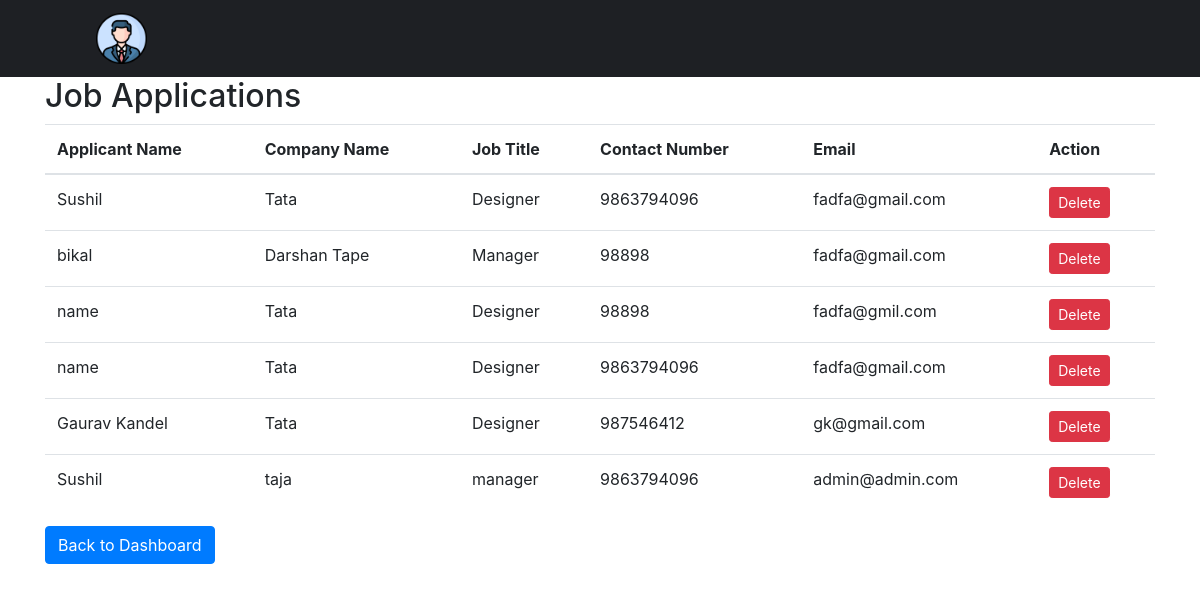
/admin/applications.php, run on the app's committed database.
### tables this page shows
CREATE TABLE `applicants` (
  `applicant_id` int(11) NOT NULL,
  `user_id` int(11) DEFAULT NULL,
  `job_id` int(11) DEFAULT NULL,
  `applicant_name` varchar(255) NOT NULL,
  `contact_number` varchar(255) NOT NULL,
  `email` varchar(255) NOT NULL,
  `resume` varchar(1024) DEFAULT NULL,
  `cover_letter` text NOT NULL
);

CREATE TABLE `job_detail` (
  `job_id` int(11) NOT NULL,
  `company_name` varchar(255) NOT NULL,
  `designation` varchar(255) NOT NULL,
  `detail` varchar(255) NOT NULL,
  `req1` varchar(255) NOT NULL,
  `req2` varchar(255) NOT NULL,
  `req3` varchar(255) NOT NULL
);

### admin/applications.php (the view, shortened to what this page needs)
<!DOCTYPE html>
<html>
<head>
    <link rel="stylesheet" href="https://maxcdn.bootstrapcdn.com/bootstrap/4.0.0/css/bootstrap.min.css">
</head>
<body>
    <?php
        include 'adminHeader.php';
    ?>
    <div class="container">
        <h2>Job Applications</h2>
        <?php
        include 'config/dbconnect.php';
        $sql = "SELECT a.applicant_id, a.applicant_name, j.company_name, j.designation, a.contact_number, a.email
                FROM applicants a
                INNER JOIN job_detail j ON a.job_id = j.job_id";
        $result = mysqli_query($conn, $sql);
        if (mysqli_num_rows($result) > 0) {
            echo '<table class="table">
                    <thead>
                        <tr>
                            <th>Applicant Name</th>
                            <th>Company Name</th>
                            <th>Job Title</th>
                            <th>Contact Number</th>
                            <th>Email</th>
                            <th>Action</th>
                        </tr>
                    </thead>
                    <tbody>';
            while ($row = mysqli_fetch_assoc($result)) {
                echo '<tr>
                        <td>' . $row['applicant_name'] . '</td>
                        <td>' . $row['company_name'] . '</td>
                        <td>' . $row['designation'] . '</td>
                        <td>' . $row['contact_number'] . '</td>
                        <td>' . $row['email'] . '</td>
                        <td>
                            <a href="deleteapplication.php?id=' . $row['applicant_id'] . '" class="btn btn-danger btn-sm">Delete</a>
                        </td>
                      </tr>';
            }
            echo '</tbody></table>';
        } else {
            echo '<p>No job Applications found.</p>';
        }
        ?>
        <div class="d-grid gap-2">
            <button class="btn btn-primary" type="button" onclick="location.href='dashboard.php'">Back to Dashboard</button>
        </div>
    </div>
</body>
</html>

### data on the page
applicants: applicant_name "Sushil", job.company_name "Tata", job.designation "Designer", contact_number "9863794096", email "fadfa@gmail.com"
applicants: applicant_name "bikal", job.company_name "Darshan Tape", job.designation "Manager", contact_number "98898", email "fadfa@gmail.com"
applicants: applicant_name "name", job.company_name "Tata", job.designation "Designer", contact_number "98898", email "fadfa@gmil.com"
applicants: applicant_name "name", job.company_name "Tata", job.designation "Designer", contact_number "9863794096", email "fadfa@gmail.com"
applicants: applicant_name "Gaurav Kandel", job.company_name "Tata", job.designation "Designer", contact_number "987546412", email "gk@gmail.com"
applicants: applicant_name "Sushil", job.company_name "taja", job.designation "manager", contact_number "9863794096", email "admin@admin.com"
